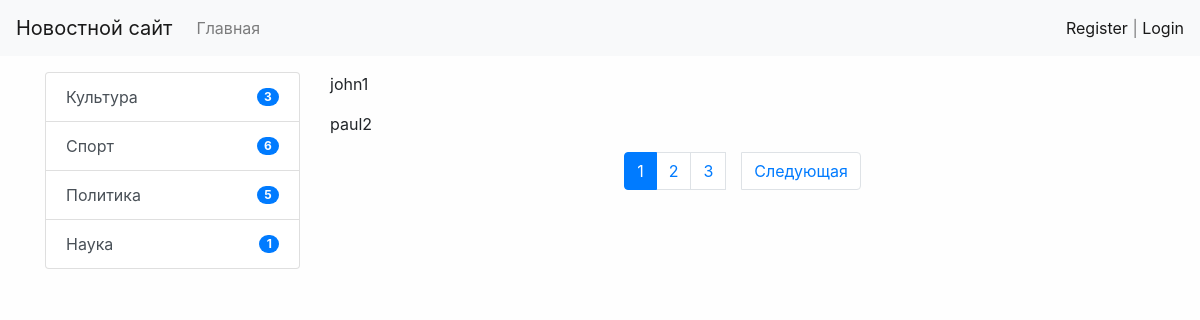
Page /test/ on the committed database.
### news/models.py (models this page shows, shortened)
class Category(models.Model):
    title = models.CharField(max_length=150, db_index=True, verbose_name="Наименование категории")
    def get_absolute_url(self):
        return reverse('category', kwargs={"category_id": self.pk})
    class Meta:
        verbose_name = "Категория"
        verbose_name_plural = "Категории"
        ordering = ["title"]

### news/views.py (the view)
# urls.py: path("test/", test, name='test'),
def test(request):
    objects = ['john1', 'paul2', 'george3', 'ringo4', 'john5', 'paul6', 'george7', 'ringo8']
    paginator = Paginator(objects, 2)
    page_number = request.GET.get('page', 1)
    page_objects = paginator.get_page(page_number)
    return render(request, 'news/test.html', {'page_obj': page_objects, })

### news/templatetags/news_tags.py (called while the page is built)
@register.inclusion_tag('news/list_categories.html')
def show_categories(arg1='Hello', arg2='world'):
    categories = Category.objects.annotate(cnt=Count('news', filter=F('news__is_published'))).filter(cnt__gt=0)
    return {"categories": categories, "arg1": arg1, "arg2": arg2}

### news/templates/news/test.html (shortened to what this page needs)
{% extends "base.html" %}
{% block sidebar %}
    {% include "inc/_sidebar.html" %}
{% endblock %}
{% block content %}
    {% for name in page_obj.object_list %}
        <p>{{ name }}</p>
    {% endfor %}
{% endblock %}

### news/templates/news/list_categories.html
<div class="list-group">
    {% for item in categories %}
        <a href="{{ item.get_absolute_url }}"
           class="list-group-item list-group-item-action d-flex justify-content-between align-items-center">{{ item.title }} <span class="badge badge-primary badge-pill">{{ item.cnt }}</span></a>
    {% endfor %}
</div>

### mysite/static/css/style.css (style rules this page uses)
body { background-color: #fefefe; }

### rows in the picture
Category: title "Культура", cnt "3"
Category: title "Спорт", cnt "6"
Category: title "Политика", cnt "5"
Category: title "Наука", cnt "1"

### other values in the picture
{{ name }} "john1" "paul2"
{{ p }} "1"
{{ p }} "2" "3"
